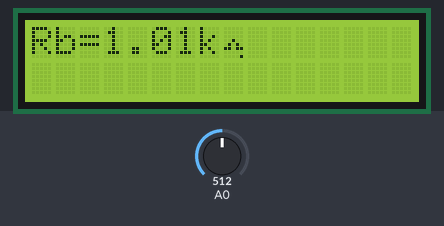
Recording of a sketch running on a simulated Arduino Uno, built with avr-gcc and run on an emulated ATmega328P. Shown: 16×2 character LCD. The test bench sets the inputs (shaded band); at power-on: A0 = 512. What the sketch prints to the serial monitor is not drawn.

Above: at 1.6 s.
1.7 s: A0 set to 716
At 3.9 s:
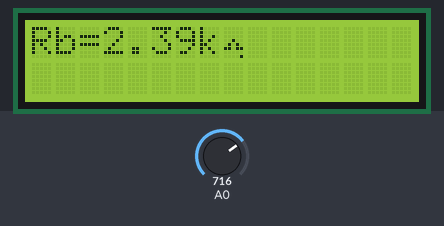
4.5 s: A0 set to 900
At 6.6 s:
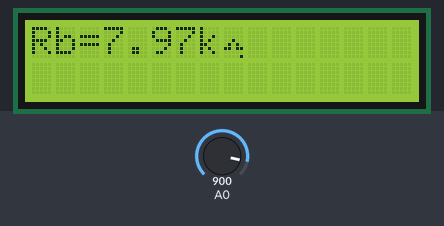
7.5 s: A0 set to 1023
At 10.2 s:
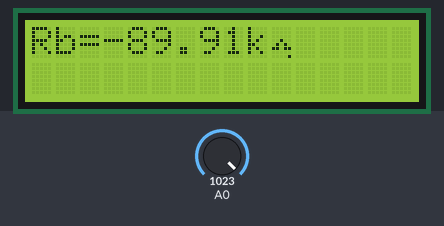
10.5 s: A0 set to 985
At 13.2 s:
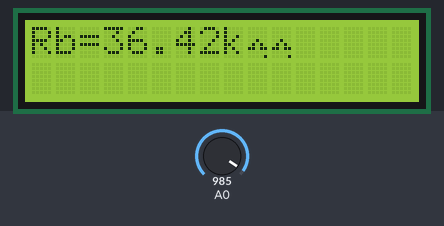
13.6 s: A0 set to 930
At 15.9 s:
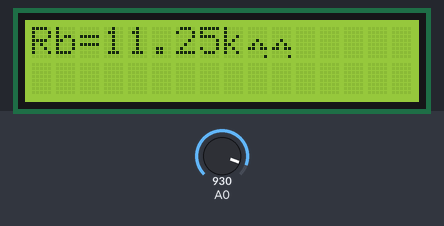
16.6 s: A0 set to 902
At 18.6 s:
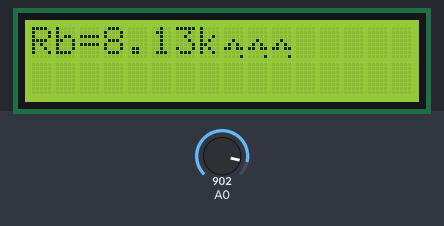
Timing chart, 0 to 20.1 s (numbered marks = the images above; inputs shaded):
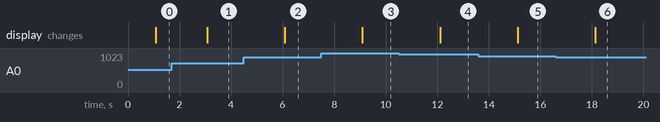

The sketch:

7Ohmmeter.ino
```cpp
/*
This code is meant to be an ohmmeter using an Arduino board and an LCD
screen to display resistance values.
The custom character is used to display the Omega symbol on the LCD screen.
The LCD screen also displays the current value of the current flowing through the resistance.
*/
#include <LiquidCrystal.h>   // include the library code

const int rs = 12, en = 11, d4 = 5, d5 = 4, d6 = 3, d7 = 2;   // initialize pins for LCD
LiquidCrystal lcd(rs, en, d4, d5, d6, d7);    // create LCD object

byte customChar [] = {    // create custom character to display ohm symbol
  B00000,
  B00000,
  B00000,
  B00100,
  B01010,
  B11011,
  B00000,
};

void setup() {
  lcd.begin(16, 2);      // set up LCD screen dimensions
  lcd.createChar(0, customChar);   // load custom character into LCD memory
  analogRead(A0);        // initialize analog input
  Serial.begin(9600);    // initialize Serial Monitor with baud rate of 9600
}

void loop() {
  float val = analogRead(A0);   // read analog value
  float x = (val/1023.0)*5.0;   // convert analog reading to voltage
  float Ia = (5.0-x/0.989);     // calculate current flowing through resistor
  float Ib = Ia;                // assign value of Ia to Ib
  float Vb = x;                 // assign value of x to Vb
  float Rb = (Vb/Ib);           // calculate value of unknown resistor

  delay(1000);       // wait for a second
  lcd.setCursor(0,0);  // set cursor position for LCD
  lcd.print("Rb=");    // print label for unknown resistor
  lcd.print(Rb);       // display unknown resistor value
  lcd.print("k");      // print unit for kilo-ohms
  lcd.write((byte)0);  // display ohm symbol

  // display bit, voltage, current, and unknown resistor value on Serial Monitor
  Serial.print("bVal=");
  Serial.print(val);
  Serial.print("\t");
  Serial.print("vVal=");
  Serial.print(x);
  Serial.print("\t");
  Serial.print("Ia=");
  Serial.print(Ia);
  Serial.print("\t");
  Serial.print("Rb=");
  Serial.println(Rb);
}
```

Measured:
- the behaviour switches between 1002 and 1001 on A0 (found by bisection; images 3 and 4)
- the behaviour switches between 921 and 920 on A0 (found by bisection; images 5 and 6)
- after the input at 1.7 s, the display: changes after 1.4 s (image 1)
- after the input at 4.5 s, the display: changes after 1.6 s (image 2)
- after the input at 7.5 s, the display: changes after 1.6 s (image 3)
- after the input at 10.5 s, the display: changes after 1.6 s (image 4)
- after the input at 13.6 s, the display: changes after 1.5 s (image 5)
- after the input at 16.6 s, the display: changes after 1.5 s (image 6)
